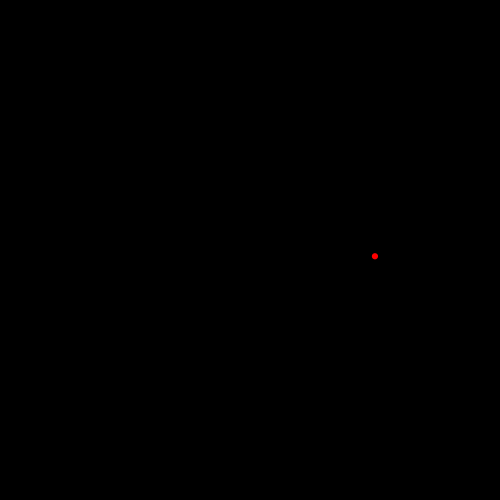
Frame 1 (no input)
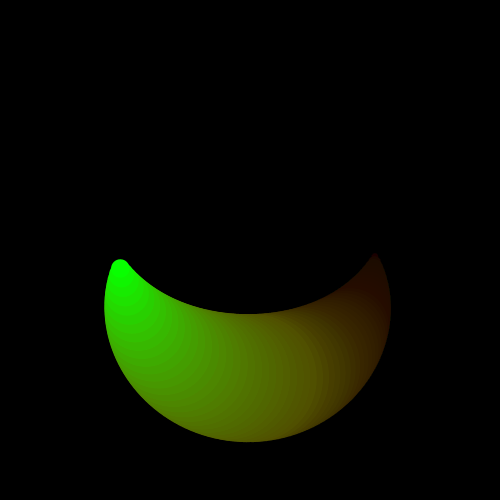
Frame 60 (the mouse pressed at the canvas centre just before this capture)
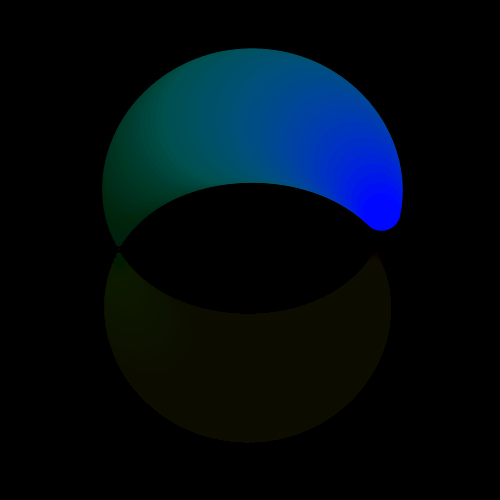
Frame 120 (the mouse held since frame 60 and released just before this capture)

The Processing sketch that drew these frames (run headless with seeded random() and noise(); from frame 60 on, the mouse is pressed at the canvas centre):

// Processing sketch: d04_hw04
// ── d04_hw04.pde
float x,y;
float circleSize;

float speed; //Frequency
float size; //Amplitude

color rainbow;

int hue;
int mode;

void setup () {
  size(500,500);
  background(0);
  colorMode(HSB,360,100,100);
  
  mode = 1;

  x= width/2;
  y= height/2; 
  circleSize = 15;
  
  speed = 0.05;
  size = width/4;
  noStroke ();
}

void draw () {
  
  fill(0,10);
  rect(0,0,width,height);
  
  switch(mode){
    case 1: // spiral
      size += 0.1;
      x = size * cos(frameCount * speed);
      y = size * sin (frameCount * speed);
    case 2: // pulse
      circleSize = abs(size * sin(frameCount*speed));
      break;
    case 3: // spiral
      size += 0.1;
      x = size * cos(frameCount * speed);
      y = size * sin (frameCount * speed);
    case 4: // pulse
      circleSize = abs(size * sin(frameCount*speed));
    case 5: //Wave
      x = (frameCount % width) - width/2;
      y = size * sin(frameCount*speed);
      break;
}

  rainbow = color (hue, 100, 100);
  hue = (hue +1) % 360;
  hue++;
  
  translate (width/2, height/2);
  fill (rainbow);
  ellipse (x,y,circleSize, circleSize);
}

void keyPressed () {
  switch(key){
    case '1': 
      size = 0;
      //do something
      mode = 1;
      break;
    case '2':
      size = 0;
      mode = 3;
      println ("spiral");
      break;

  }
}  
 
